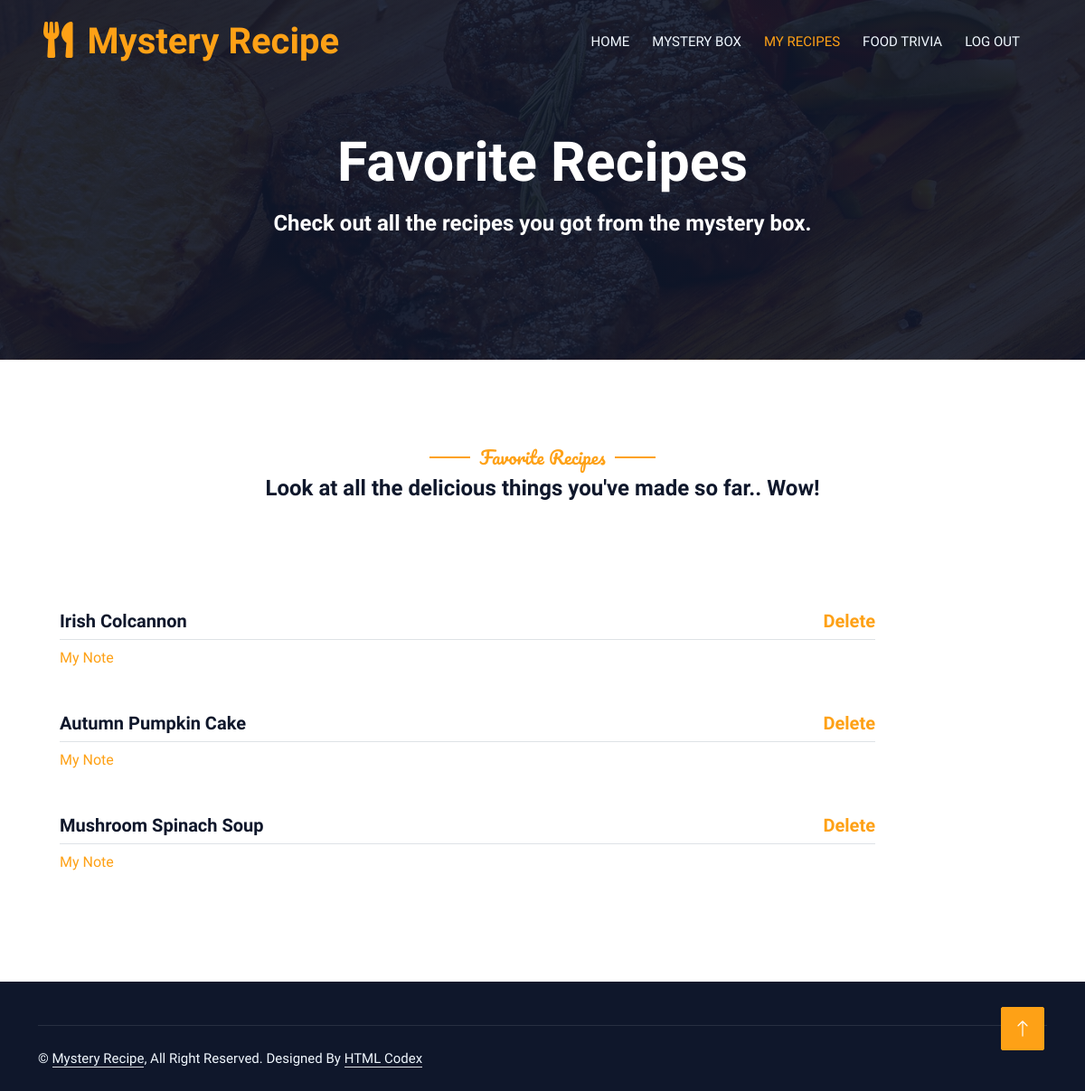
The page /myrecipes (signed in) on the database as committed earlier.
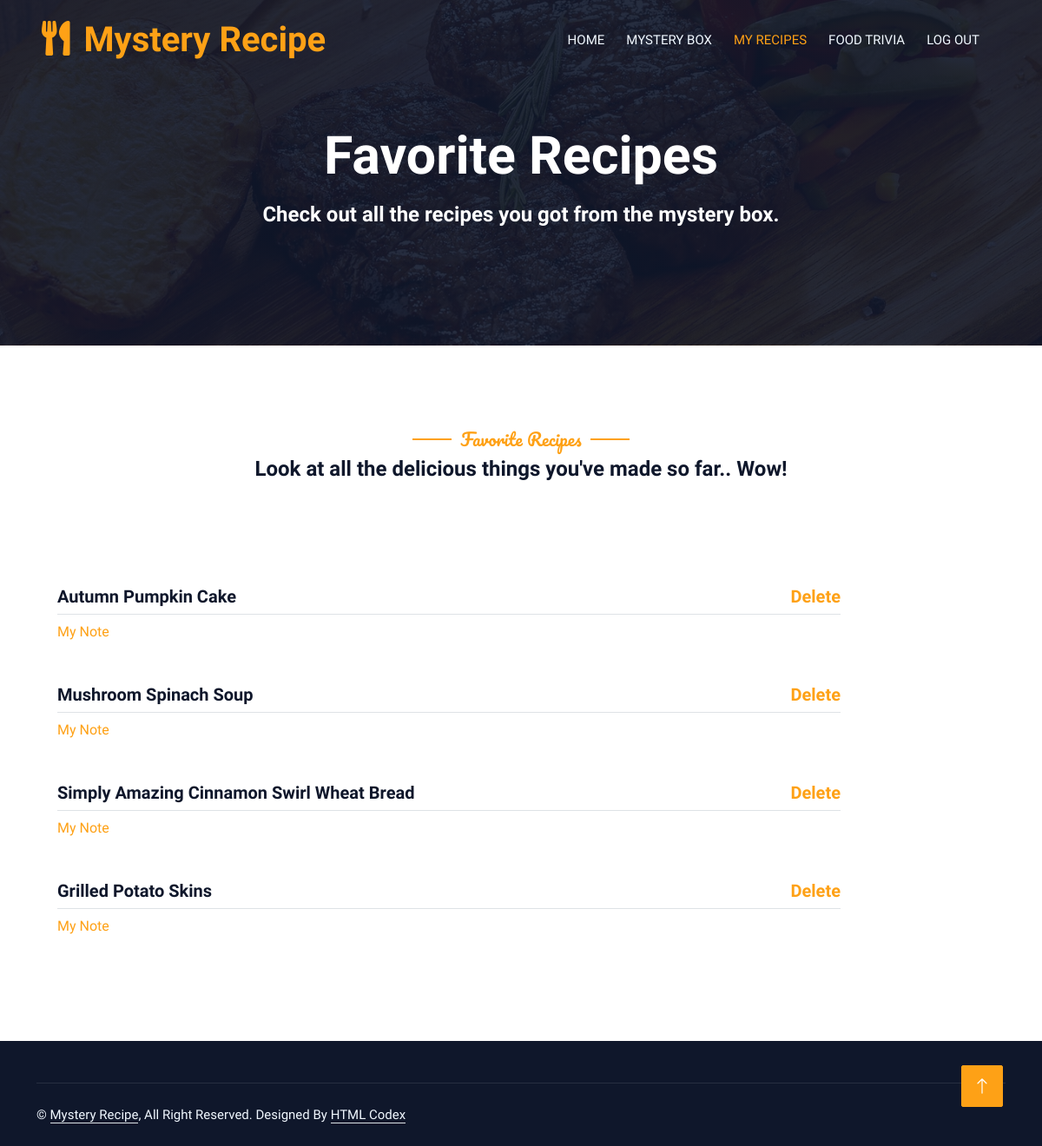
The same page on the database as committed later.
### main.py (models this page shows)
class Recipe(db.Model):
    id = db.Column(db.Integer, primary_key=True)
    recipe_name = db.Column(db.String(100))
    recipe_link = db.Column(db.String(200))
    user_id = db.Column(db.Integer, db.ForeignKey("user.id"))
    recipe_note = db.Column(db.String(500))

### main.py (the view)
@app.route("/myrecipes")
def my_recipes():
    all_recipe_data = Recipe.query.filter(Recipe.user_id == current_user.id).all()
    return render_template('my_recipes.html', all_recipe_data=all_recipe_data)

### main.py (called while the page is built)
@login_manager.user_loader
def load_user(user_id):
    return User.query.get(int(user_id))

### templates/my_recipes.html (shortened to what this page needs)
<!DOCTYPE html>
<html lang="en">
<head>
    <link href="https://cdnjs.cloudflare.com/ajax/libs/font-awesome/5.10.0/css/all.min.css" rel="stylesheet">
    <link href="https://cdn.jsdelivr.net/npm/bootstrap-icons@1.4.1/font/bootstrap-icons.css" rel="stylesheet">
	<link href="{{ url_for('static', filename='lib/animate/animate.min.css') }}" rel="stylesheet">
    <link href="{{ url_for('static', filename='lib/owlcarousel/assets/owl.carousel.min.css') }}" rel="stylesheet">
    <link href="{{ url_for('static', filename='lib/tempusdominus/css/tempusdominus-bootstrap-4.min.css') }}" rel="stylesheet" />
	<link href="{{ url_for('static', filename='css/bootstrap.min.css') }}" rel="stylesheet">
    <link href="{{ url_for('static', filename='css/style.css') }}" rel="stylesheet">
</head>
<body>
    <div class="container-xxl bg-white p-0">
        <div class="container-xxl position-relative p-0">
            <nav class="navbar navbar-expand-lg navbar-dark bg-dark px-4 px-lg-5 py-3 py-lg-0">
                <a href="" class="navbar-brand p-0">
                    <h1 class="text-primary m-0"><i class="fa fa-utensils me-3"></i>Mystery Recipe</h1>
                </a>
                <div class="collapse navbar-collapse" id="navbarCollapse">
                    <div class="navbar-nav ms-auto py-0 pe-4">
                        <a href="{{ url_for('dashboard') }}" class="nav-item nav-link">Home</a>
                        <a href="{{ url_for('random_recipe') }}" class="nav-item nav-link">Mystery Box</a>
                        <a href="{{ url_for('my_recipes') }}" class="nav-item nav-link active">My Recipes</a>
                        <a href="{{ url_for('trivia') }}" class="nav-item nav-link">Food Trivia</a>
                        <a href="{{ url_for('home') }}" class="nav-item nav-link">Log Out</a>
                    </div>
                </div>
            </nav>
            <div class="container-xxl py-5 bg-dark hero-header mb-5">
                <div class="container text-center my-5 pt-5 pb-4">
                    <h1 class="display-3 text-white mb-3 animated slideInDown">Favorite Recipes</h1>
                    <nav aria-label="breadcrumb">
                        <h4 class="text-white mb-3 animated slideInDown">
                            Check out all the recipes you got from the mystery box.
                        </h4>
                    </nav>
                </div>
            </div>
        </div>
        <div class="container-xxl py-5">
            <div class="container">
                <div class="text-center wow fadeInUp" data-wow-delay="0.1s">
                    <h5 class="section-title ff-secondary text-center text-primary fw-normal">Favorite Recipes</h5>
                    <h4 class="mb-4">Look at all the delicious things you've made so far.. Wow!</h4>
                </div>
            </div>
        </div>
        <div class="container-xxl py-5">
            <div class="container">
                <div class="tab-class text-center wow fadeInUp" data-wow-delay="0.1s">
                    <div class="tab-content">
                        <div id="tab-1" class="tab-pane fade show p-0 active">
                            <div class="row g-4">
                                {% for recipe_data in all_recipe_data: %}
                                    <div class="col-lg-10">
                                        <div class="d-flex align-items-center">
                                            <div class="w-100 d-flex flex-column text-start ps-4">
                                                <h5 class="d-flex justify-content-between border-bottom pb-2">
                                                    <a class="text-dark" href="{{ recipe_data.recipe_link }}">{{ recipe_data.recipe_name }}</a>
                                                    <a href="{{ url_for('delete', id=recipe_data.id) }}">Delete</a>
                                                </h5>
                                                <a href="{{ url_for('update', id=recipe_data.id) }}">My Note</a><br>
                                            </div>
                                        </div>
                                    </div>
                                {% endfor %}
                            </div>
                        </div>
                    </div>
                </div>
            </div>
        </div>
        <div class="container-fluid bg-dark text-light footer pt-5 mt-5 wow fadeIn" data-wow-delay="0.1s">
            <div class="container">
                <div class="copyright">
                    <div class="row">
                        <div class="col-md-6 text-center text-md-start mb-3 mb-md-0">
                            &copy; <a class="border-bottom">Mystery Recipe</a>, All Right Reserved.
							Designed By <a class="border-bottom" href="https://htmlcodex.com">HTML Codex</a>
                        </div>
                    </div>
                </div>
            </div>
        </div>
        <a href="#" class="btn btn-lg btn-primary btn-lg-square back-to-top"><i class="bi bi-arrow-up"></i></a>
    </div>
</body>
</html>

### static/css/style.css (style rules this page uses)
:root { --primary: #FEA116; --light: #F1F8FF; --dark: #0F172B; }
.ff-secondary { font-family: 'Pacifico', cursive; }
.back-to-top { position: fixed; display: none; right: 45px; bottom: 45px; z-index: 99; }
.btn { font-family: 'Nunito', sans-serif; font-weight: 500; text-transform: uppercase; transition: .5s; }
.btn.btn-primary, .btn.btn-secondary { color: #FFFFFF; }
.btn-lg-square { width: 48px; height: 48px; }
.btn-square, .btn-sm-square, .btn-lg-square { padding: 0; display: flex; align-items: center; justify-content: center; font-weight: normal; border-radius: 2px; }
.navbar-dark .navbar-nav .nav-link { position: relative; margin-left: 25px; padding: 35px 0; font-size: 15px; color: var(--light) !important; text-transform: uppercase; font-weight: 500; outline: none; transition: .5s; }
.navbar-dark .navbar-nav .nav-link:hover, .navbar-dark .navbar-nav .nav-link.active { color: var(--primary) !important; }
@media (min-width: 992px) { .navbar-dark { position: absolute; width: 100%; top: 0; left: 0; z-index: 999; background: transparent !important; } }
.hero-header { background: linear-gradient(rgba(15, 23, 43, .9), rgba(15, 23, 43, .9)), url(../img/bg-hero.jpg); background-position: center center; background-repeat: no-repeat; background-size: cover; }
.section-title { position: relative; display: inline-block; }
.section-title::before { position: absolute; content: ""; width: 45px; height: 2px; top: 50%; left: -55px; margin-top: -1px; background: var(--primary); }
.section-title::after { position: absolute; content: ""; width: 45px; height: 2px; top: 50%; right: -55px; margin-top: -1px; background: var(--primary); }
.footer .copyright { padding: 25px 0; font-size: 15px; border-top: 1px solid rgba(256, 256, 256, .1); }
.footer .copyright a { color: var(--light); }
.text-dark { color: #0F172B; }

Rows that differ between the two databases and show on the page:
removed Recipe: recipe_name "Irish Colcannon"
added Recipe: recipe_name "Simply Amazing Cinnamon Swirl Wheat Bread"
added Recipe: recipe_name "Grilled Potato Skins"
